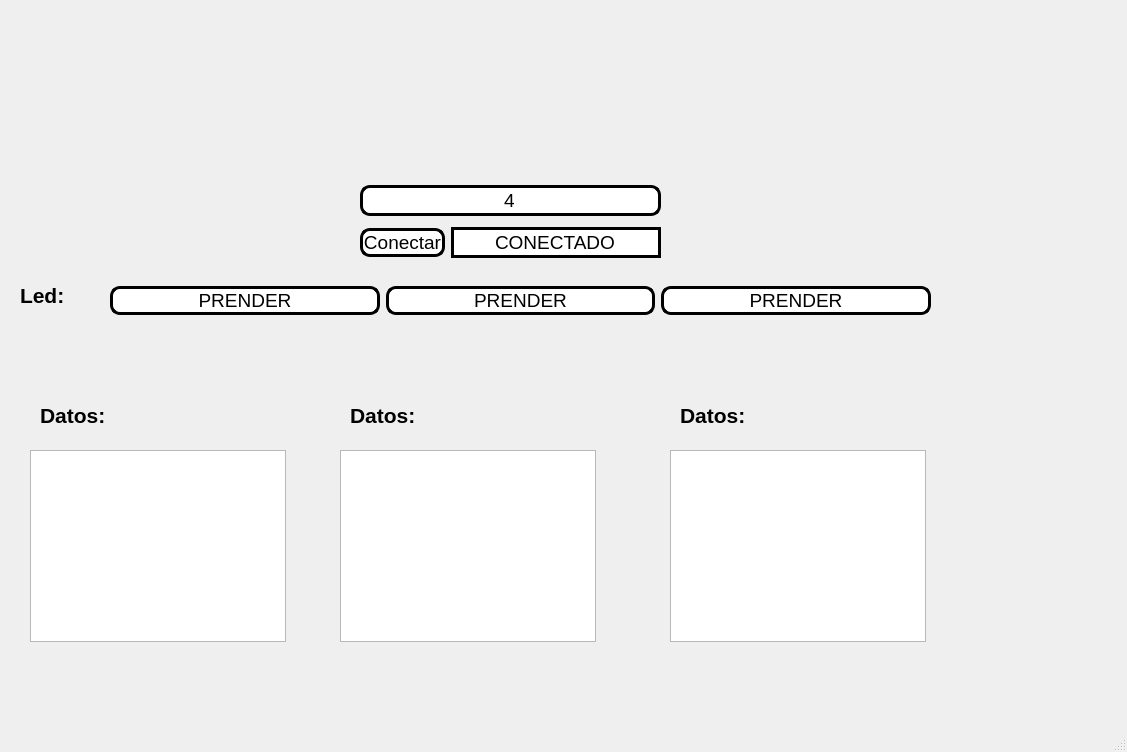
<?xml version="1.0" encoding="UTF-8"?>
<ui version="4.0">
 <class>MainWindow</class>
 <widget class="QMainWindow" name="MainWindow">
  <property name="geometry">
   <rect>
    <x>0</x>
    <y>0</y>
    <width>1127</width>
    <height>752</height>
   </rect>
  </property>
  <property name="windowTitle">
   <string>MainWindow</string>
  </property>
  <widget class="QWidget" name="centralwidget">
   <widget class="QLabel" name="label_2">
    <property name="geometry">
     <rect>
      <x>10</x>
      <y>20</y>
      <width>161</width>
      <height>131</height>
     </rect>
    </property>
    <property name="styleSheet">
     <string notr="true"/>
    </property>
    <property name="text">
     <string/>
    </property>
    <property name="pixmap">
     <pixmap resource="../../Archivos/Recursos.qrc">:/Recursos/logo_izquierdo.png</pixmap>
    </property>
    <property name="scaledContents">
     <bool>true</bool>
    </property>
   </widget>
   <widget class="QLabel" name="label_3">
    <property name="geometry">
     <rect>
      <x>930</x>
      <y>20</y>
      <width>161</width>
      <height>111</height>
     </rect>
    </property>
    <property name="styleSheet">
     <string notr="true"/>
    </property>
    <property name="text">
     <string/>
    </property>
    <property name="pixmap">
     <pixmap resource="../../Archivos/Recursos.qrc">:/Recursos/logo_derecho.png</pixmap>
    </property>
    <property name="scaledContents">
     <bool>true</bool>
    </property>
   </widget>
   <widget class="QListWidget" name="lista_datos0">
    <property name="geometry">
     <rect>
      <x>30</x>
      <y>450</y>
      <width>256</width>
      <height>192</height>
     </rect>
    </property>
   </widget>
   <widget class="QLabel" name="label">
    <property name="geometry">
     <rect>
      <x>40</x>
      <y>400</y>
      <width>91</width>
      <height>31</height>
     </rect>
    </property>
    <property name="font">
     <font>
      <pointsize>16</pointsize>
      <weight>75</weight>
      <bold>true</bold>
     </font>
    </property>
    <property name="styleSheet">
     <string notr="true"/>
    </property>
    <property name="text">
     <string>Datos:</string>
    </property>
   </widget>
   <widget class="QLabel" name="label_5">
    <property name="geometry">
     <rect>
      <x>20</x>
      <y>280</y>
      <width>91</width>
      <height>31</height>
     </rect>
    </property>
    <property name="font">
     <font>
      <pointsize>16</pointsize>
      <weight>75</weight>
      <bold>true</bold>
     </font>
    </property>
    <property name="styleSheet">
     <string notr="true"/>
    </property>
    <property name="text">
     <string>Led:</string>
    </property>
   </widget>
   <widget class="QListWidget" name="lista_datos1">
    <property name="geometry">
     <rect>
      <x>340</x>
      <y>450</y>
      <width>256</width>
      <height>192</height>
     </rect>
    </property>
   </widget>
   <widget class="QLabel" name="label_4">
    <property name="geometry">
     <rect>
      <x>350</x>
      <y>400</y>
      <width>91</width>
      <height>31</height>
     </rect>
    </property>
    <property name="font">
     <font>
      <pointsize>16</pointsize>
      <weight>75</weight>
      <bold>true</bold>
     </font>
    </property>
    <property name="styleSheet">
     <string notr="true"/>
    </property>
    <property name="text">
     <string>Datos:</string>
    </property>
   </widget>
   <widget class="QListWidget" name="lista_datos2">
    <property name="geometry">
     <rect>
      <x>670</x>
      <y>450</y>
      <width>256</width>
      <height>192</height>
     </rect>
    </property>
   </widget>
   <widget class="QLabel" name="label_6">
    <property name="geometry">
     <rect>
      <x>680</x>
      <y>400</y>
      <width>91</width>
      <height>31</height>
     </rect>
    </property>
    <property name="font">
     <font>
      <pointsize>16</pointsize>
      <weight>75</weight>
      <bold>true</bold>
     </font>
    </property>
    <property name="styleSheet">
     <string notr="true"/>
    </property>
    <property name="text">
     <string>Datos:</string>
    </property>
   </widget>
   <widget class="QWidget" name="">
    <property name="geometry">
     <rect>
      <x>360</x>
      <y>180</y>
      <width>301</width>
      <height>85</height>
     </rect>
    </property>
    <layout class="QGridLayout" name="gridLayout">
     <item row="1" column="0">
      <widget class="QPushButton" name="btn_accion">
       <property name="font">
        <font>
         <pointsize>14</pointsize>
         <weight>50</weight>
         <bold>false</bold>
        </font>
       </property>
       <property name="styleSheet">
        <string notr="true">background-color: rgb(255, 255, 255);
border-radius: 10px;
border: 3px solid black</string>
       </property>
       <property name="text">
        <string>Conectar</string>
       </property>
      </widget>
     </item>
     <item row="1" column="1">
      <widget class="QLineEdit" name="txt_estado">
       <property name="font">
        <font>
         <pointsize>14</pointsize>
         <weight>50</weight>
         <bold>false</bold>
        </font>
       </property>
       <property name="styleSheet">
        <string notr="true">background-color: rgb(255, 255, 255);
border: 3px solid black
</string>
       </property>
       <property name="text">
        <string>CONECTADO</string>
       </property>
       <property name="alignment">
        <set>Qt::AlignCenter</set>
       </property>
      </widget>
     </item>
     <item row="0" column="0" colspan="2">
      <widget class="QLineEdit" name="txt_com">
       <property name="font">
        <font>
         <pointsize>14</pointsize>
         <weight>50</weight>
         <bold>false</bold>
        </font>
       </property>
       <property name="styleSheet">
        <string notr="true">background-color: rgb(255, 255, 255);
border-radius: 10px;
border: 3px solid black</string>
       </property>
       <property name="text">
        <string>4</string>
       </property>
       <property name="alignment">
        <set>Qt::AlignCenter</set>
       </property>
      </widget>
     </item>
    </layout>
   </widget>
   <widget class="QWidget" name="">
    <property name="geometry">
     <rect>
      <x>110</x>
      <y>270</y>
      <width>821</width>
      <height>61</height>
     </rect>
    </property>
    <layout class="QHBoxLayout" name="horizontalLayout">
     <item>
      <widget class="QPushButton" name="btn_led0">
       <property name="font">
        <font>
         <pointsize>14</pointsize>
         <weight>50</weight>
         <bold>false</bold>
        </font>
       </property>
       <property name="styleSheet">
        <string notr="true">background-color: rgb(255, 255, 255);
border-radius: 10px;
border: 3px solid black</string>
       </property>
       <property name="text">
        <string>PRENDER</string>
       </property>
      </widget>
     </item>
     <item>
      <widget class="QPushButton" name="btn_led1">
       <property name="font">
        <font>
         <pointsize>14</pointsize>
         <weight>50</weight>
         <bold>false</bold>
        </font>
       </property>
       <property name="styleSheet">
        <string notr="true">background-color: rgb(255, 255, 255);
border-radius: 10px;
border: 3px solid black</string>
       </property>
       <property name="text">
        <string>PRENDER</string>
       </property>
      </widget>
     </item>
     <item>
      <widget class="QPushButton" name="btn_led2">
       <property name="font">
        <font>
         <pointsize>14</pointsize>
         <weight>50</weight>
         <bold>false</bold>
        </font>
       </property>
       <property name="styleSheet">
        <string notr="true">background-color: rgb(255, 255, 255);
border-radius: 10px;
border: 3px solid black</string>
       </property>
       <property name="text">
        <string>PRENDER</string>
       </property>
      </widget>
     </item>
    </layout>
   </widget>
  </widget>
  <widget class="QMenuBar" name="menubar">
   <property name="geometry">
    <rect>
     <x>0</x>
     <y>0</y>
     <width>1127</width>
     <height>26</height>
    </rect>
   </property>
  </widget>
  <widget class="QStatusBar" name="statusbar"/>
 </widget>
 <resources>
  <include location="../../Archivos/Recursos.qrc"/>
  <include location="../../Archivos/Recursos.qrc"/>
 </resources>
 <connections/>
</ui>
